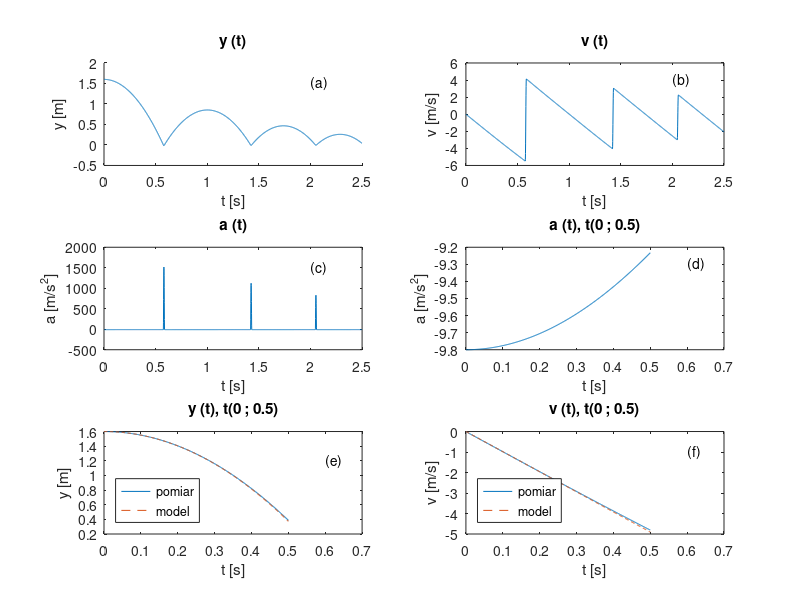

Source code (MATLAB):
#lista 10

#dane
dane = load('spadajaca_pilka.dat')';
t = dane(1, 1:end);
y = dane(2, 1:end);
g = 9.81;

v = diff(y)./diff(t);
a = diff(v)./diff(t(2:end));

#a
subplot(3,2,1);
hold on;
plot(t, y);
title('y (t)');
xlabel('t [s]');
ylabel('y [m]');
text(2, 1.5, '(a)');

#b
subplot(3,2,2);
plot(t(2:end), v);
title('v (t)');
xlabel('t [s]');
ylabel('v [m/s]');
text(2, 4, '(b)');

#c
subplot(3,2,3);
plot(t(3:end), a);
title('a (t)');
xlabel('t [s]');
ylabel('a [m/s^2]');
text(2, 1500, '(c)');

#dane dla t(0 ; 0.5)
t_ = t(1:501);
y_ = y(1:501);
a_ = a(1:501);
v_ = v(1:501);

#dane wyliczone (model)
y_o = y(1)-(g*t_.^2)/2;
v_o = t_*g*-1;

#d
subplot(3,2,4);
plot(t_ , a_);
title('a (t), t(0 ; 0.5)');
xlabel('t [s]');
ylabel('a [m/s^2]');
text(0.6, -9.3, '(d)');

#e
subplot(3,2,5);
plot(t_ , y_,'-', t_, y_o, '--');
title('y (t), t(0 ; 0.5)');
xlabel('t [s]');
ylabel('y [m]');
text(0.6, 1.2, '(e)');
legend({'pomiar', 'model'}, 'location','southwest');

#f
subplot(3,2,6);
plot(t_ , v_,'-', t_, v_o, '--');
title('v (t), t(0 ; 0.5)');
xlabel('t [s]');
ylabel('v [m/s]');
text(0.6, -1, '(f)');
legend({'pomiar', 'model'}, 'location','southwest');

hold off;